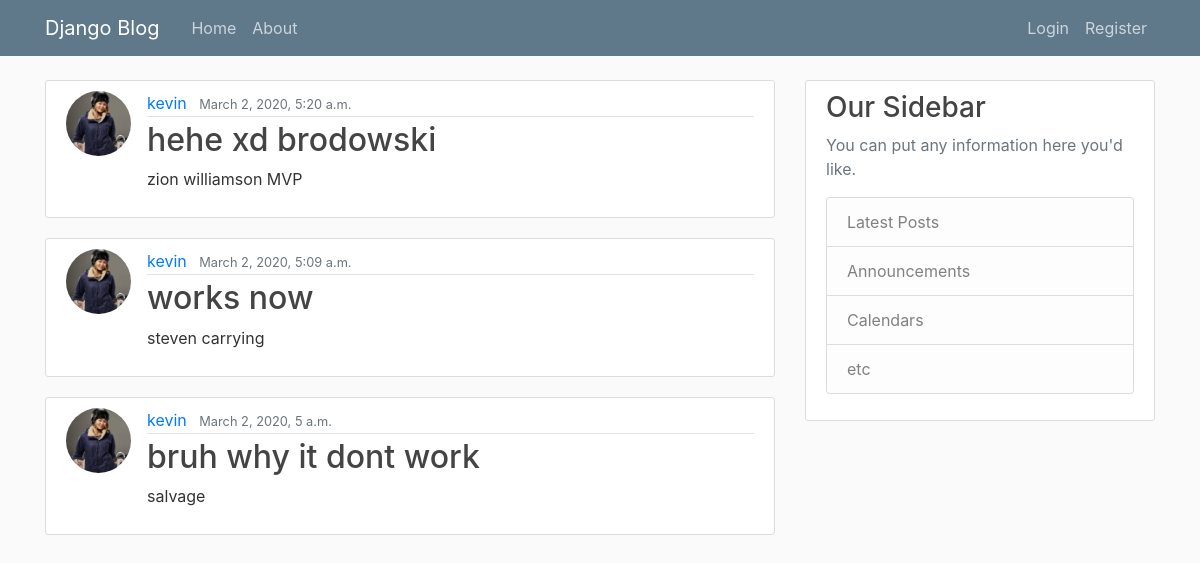
The app's page /, older data.
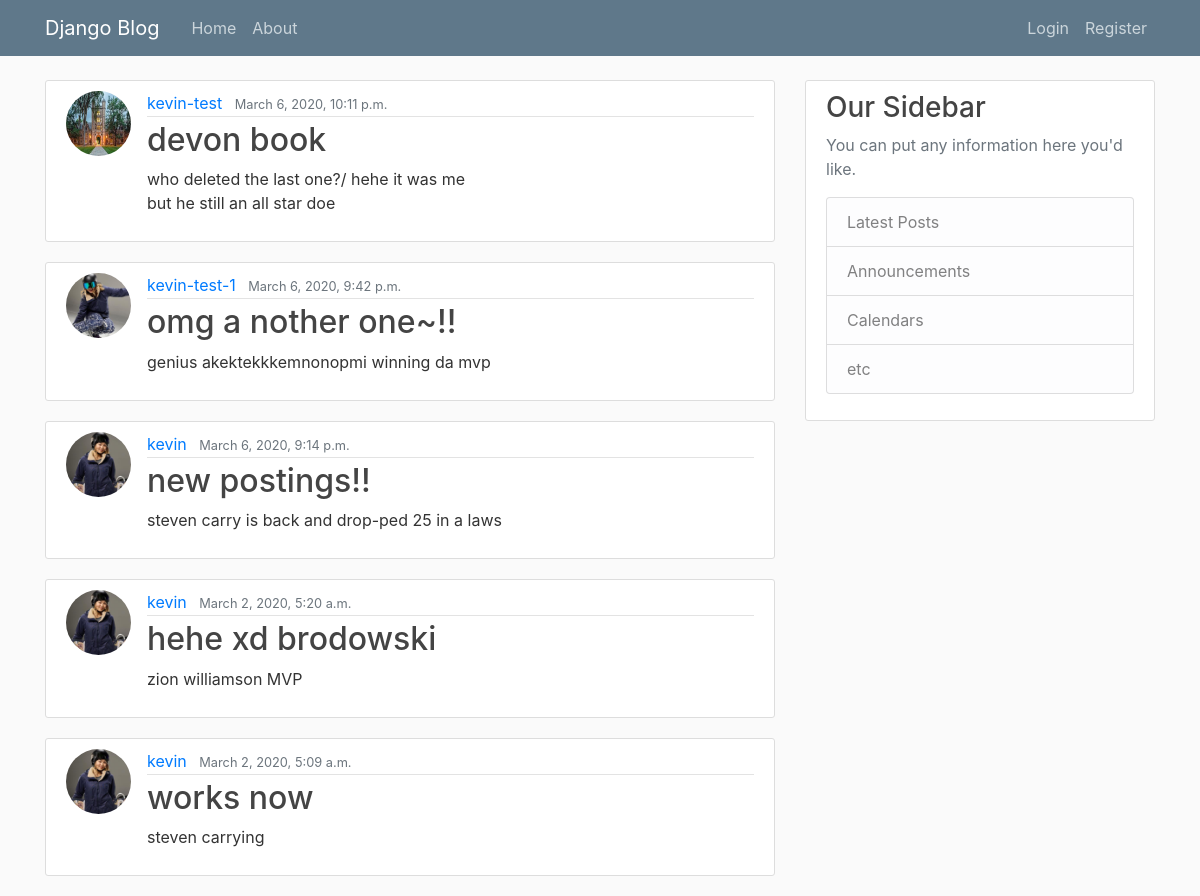
The same page, newer data.
### blog/models.py (models this page shows, shortened)
class Post(models.Model):
  title = models.CharField(max_length=100)
  content = models.TextField()
  date_posted = models.DateTimeField(default=timezone.now)
  author = models.ForeignKey(User, on_delete=models.CASCADE)

### users/models.py (models this page shows, shortened)
class Profile(models.Model):
  user = models.OneToOneField(User, on_delete=models.CASCADE)
  biography = models.TextField()
  image = models.ImageField(default='default.jpg', upload_to='profile_pics')

### blog/views.py (the view)
# urls.py: path('', PostListView.as_view(), name='blog-home'),
class PostListView(ListView):
  model = Post
  template_name = 'blog/home.html'
  context_object_name = 'posts'
  ordering = ['-date_posted']
  paginate_by = 5

### blog/templates/blog/home.html
{% extends "blog/base.html" %}
{% block content %}
  {% for post in posts %}
    <article class="media content-section">
      <img class="rounded-circle article-img" src="{{ post.author.profile.image.url }}">
      <div class="media-body">
        <div class="article-metadata">
          <a class="mr-2" href="#">{{ post.author }}</a>
          <small class="text-muted">{{ post.date_posted }}</small>
        </div>
        <h2><a class="article-title" href="{% url 'post-detail' post.id %}">{{ post.title }}</a></h2>
        <p class="article-content">{{ post.content }}</p>
      </div>
    </article>
  {% endfor %}
{% endblock content %}

Row changes from the older to the newer data that the page shows:
no longer on this page (row unchanged): Post: author.profile.image (picture), author "kevin", date_posted "March 2, 2020, 5 a.m.", title "bruh why it dont work", content "salvage"
added Post: author.profile.image (picture), author "kevin-test", date_posted "March 6, 2020, 10:11 p.m.", title "devon book", content "who deleted the last one?/ hehe it was me but he still an all star doe"
added Post: author.profile.image (placeholder picture), author "kevin-test-1", date_posted "March 6, 2020, 9:42 p.m.", title "omg a nother one~!!", content "genius akektekkkemnonopmi winning da mvp"
added Post: author.profile.image (picture), author "kevin", date_posted "March 6, 2020, 9:14 p.m.", title "new postings!!", content "steven carry is back and drop-ped 25 in a laws"
